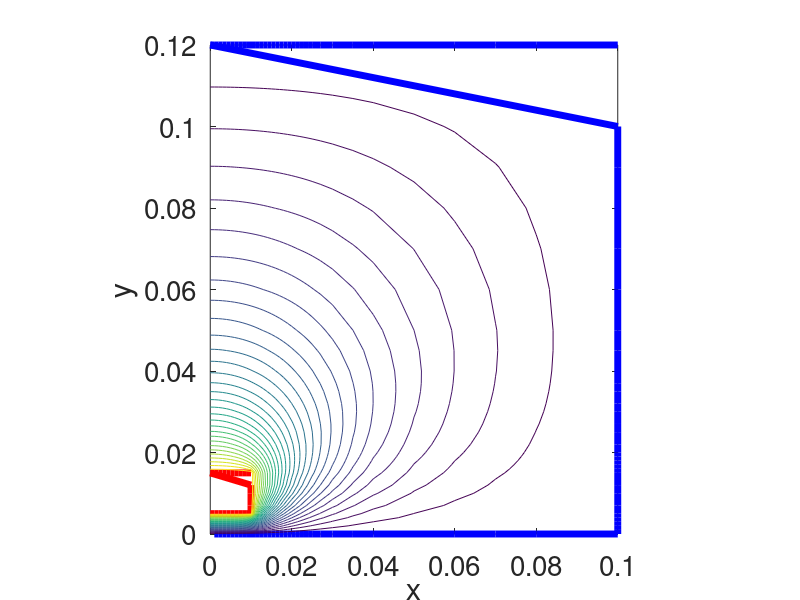

The MATLAB source for this figure:
function runFEMSimulation()
    clc;
    clear;
    close all;
    x = [0, 0.001, 0.002, 0.003, 0.004, 0.005, 0.006, 0.007, 0.008, ...
         0.009, 0.01, 0.011, 0.012, 0.013, 0.014, 0.015, 0.016, 0.017, ...
         0.018, 0.019, 0.020, 0.021, 0.022, 0.023, 0.024, 0.025, ...
         0.027, 0.030, 0.035, 0.040, 0.050, 0.060, 0.070, 0.080, 0.090, 0.1];
    y = [0, 0.001, 0.002, 0.003, 0.004, 0.005, 0.007, 0.01, 0.012, 0.015, ...
         0.016, 0.017, 0.018, 0.019, 0.02, 0.022, 0.025, 0.027, 0.030, 0.032, ...
         0.035, 0.037, 0.040, 0.045, 0.050, 0.060, 0.070, 0.080, 0.090, 0.1, 0.12];
    [X, Y, NL, NDP, VAL] = generateMeshgridAndBoundaryConditions(x, y);
    [V, result] = calculateVoltage(NL, X, Y, NDP, VAL);
    visualizeResults(result, x, y);
end

function [X, Y, NL, NDP, VAL] = generateMeshgridAndBoundaryConditions(x, y)
    Nodes = zeros(length(y), length(x));
    XX = zeros(1, length(y) * length(x));
    YY = zeros(1, length(y) * length(x));
    NDP = zeros(1, length(y) * length(x));
    VAL = zeros(1, length(y) * length(x));
    n = 0;
    m = 0;
    for j = 1:length(y)
        for i = 1:length(x)
            if (x(i) < 0.01) && ((y(j) < 0.015) && (y(j) > 0.005))
                continue;
            end
            n = n + 1;
            Nodes(j, i) = n;
            XX(n) = x(i);
            YY(n) = y(j);
            if (y(j) == 0) || (x(i) == 0.1) || (y(j) == 0.12)
                m = m + 1;
                NDP(m) = n;
                VAL(m) = 0;
            elseif ((y(j) == 0.005) && (x(i) <= 0.01)) || ((y(j) == 0.015) && (x(i) <= 0.01))
                m = m + 1;
                NDP(m) = n;
                VAL(m) = 220;
            elseif (x(i) == 0.01) && ((y(j) < 0.015) && (y(j) > 0.005))
                m = m + 1;
                NDP(m) = n;
                VAL(m) = 220;
            end
        end
    end
    X = XX(1:n);
    Y = YY(1:n);
    NDP = NDP(1:m);
    VAL = VAL(1:m);
    [r, c] = size(Nodes);
    I = 0;
    NN = zeros((r-1)*(c-1)*2, 3);
    for i = 1:r-1
        for j = 1:c-1
            I = I + 2;
            NN(I, :) = [Nodes(i, j), Nodes(i, j + 1), Nodes(i + 1, j)];
            NN(I + 1, :) = [Nodes(i, j + 1), Nodes(i + 1, j + 1), Nodes(i + 1, j)];
        end
    end
    NL = NN(~any(NN == 0, 2), :);
end
function [V, result] = calculateVoltage(NL, X, Y, NDP, VAL)
    NE = size(NL, 1);    
    ND = length(X);      
    NP = length(NDP);    
    B = zeros(ND, 1);
    C = zeros(ND, ND);
    for I = 1:NE
        K = NL(I, :);
        XL = X(K);
        YL = Y(K);
        P = [YL(2) - YL(3); YL(3) - YL(1); YL(1) - YL(2)];
        Q = [XL(3) - XL(2); XL(1) - XL(3); XL(2) - XL(1)];
        AREA = 0.5 * abs(P(2) * Q(3) - Q(2) * P(3));
        CE = (P * P' + Q * Q') / (4.0 * (AREA + eps));
        for J = 1:3
            IR = K(J);
            IFLAG1 = false;
            if any(IR == NDP)
                C(IR, IR) = 1.0;
                B(IR) = VAL(NDP == IR);
                IFLAG1 = true;
            end
            if ~IFLAG1
                for L = 1:3
                    IC = K(L);
                    if any(IC == NDP)
                        B(IR) = B(IR) - CE(J, L) * VAL(NDP == IC);
                    else
                        C(IR, IC) = C(IR, IC) + CE(J, L);
                    end
                end
            end
        end
    end
    if rank(C) < ND
        error('The global stiffness matrix is singular. Check boundary conditions and mesh.');
    end
    V = C \ B;
    N = (1:ND)';
    result = [N, X', Y', V];
end
function visualizeResults(result, x, y)
    X220 = result(result(:, 4) == 220, 2);
    Y220 = result(result(:, 4) == 220, 3);
    X0 = result(result(:, 4) == 0, 2);
    Y0 = result(result(:, 4) == 0, 3);
    [X220, Y220] = removeZeroCoordinates(X220, Y220);
    [X0, Y0] = removeZeroCoordinates(X0, Y0);
    [xx, yy] = meshgrid(x, y);
    v = griddata(result(:, 2), result(:, 3), result(:, 4), xx, yy);
    figure;
    plot(X220, Y220, 'r', 'linewidth', 5);
    hold on;
    plot(X0, Y0, 'b', 'linewidth', 5);
    contour(xx, yy, v, 30);
    xlabel('x', 'fontsize', 20);
    ylabel('y', 'fontsize', 20);
    set(gca, 'fontsize', 20);
    axis equal;
end
function [coord1Out, coord2Out] = removeZeroCoordinates(coord1, coord2)
    if length(coord1) ~= length(coord2)
        error('The input coordinate vectors must have the same length.');
    end
    mask = ~(coord1 == 0 & coord2 == 0);
    coord1Out = coord1(mask);
    coord2Out = coord2(mask);
end